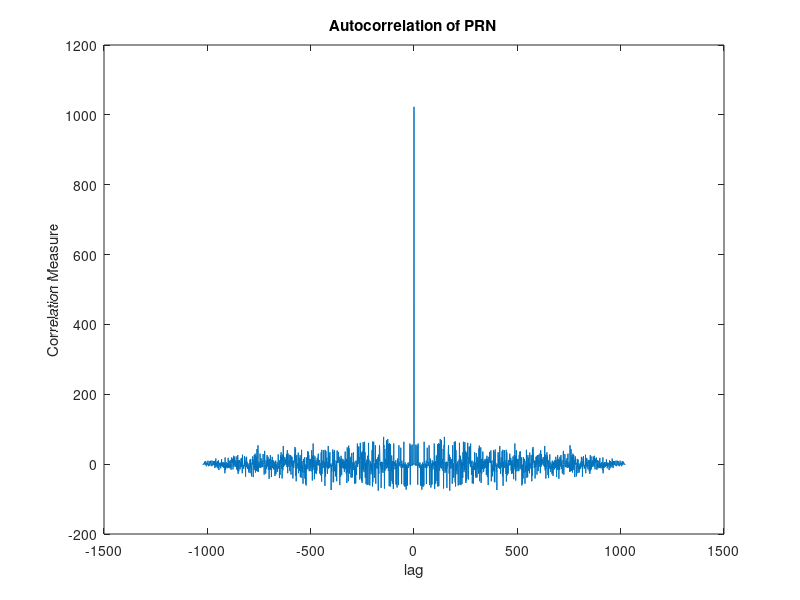

This figure's MATLAB source:
% Code to generate CA for SV ID 1 and checking correlation
Gi  = ones(1,10); % initialing g1 shift register 
Gii = ones(1,10); % initialing g1 shift register 
xGii=Gii;
L=1023;D=5; % L= Desired length of the PRN, D = Desired delay
for i=1:L
     newBitGi=xor(Gi(3),Gi(10));  % performing 3rd and 6th bit xor
     Gone(1,i)=Gi(1,10); % generating output G1
     Gi= [newBitGi Gi(1:9)]; % shifting g1 register right 
    
  
      xi=xor(Gii(2),Gii(3));% performing 2,3,6,8,9 and 10th bit xor
      xii=xor(xi,Gii(6));
      xiii=xor(xii,Gii(8));
      xiv=xor(xiii,Gii(9));
      newBitGii=xor(xiv, Gii(10));
      Gtwoi(1,i)=xor(Gii(2), Gii(6));% generating output G2i by performing  2nd and 6th bit xor for PRN 1
      Gtwo(1,i)=Gii(1,10); % genearting output G2
      Gii= [newBitGii Gii(1:9)];% shifting g2 register right 
end
Gone;
Gtwo;
Gtwoi;
xGi = bitxor(Gone, Gtwoi); % genearting output XGi
CA_c= (xGi==0)*(1) + (xGi==1)*(-1); %coversion of PRN to +-1 for correlation process
CA1= CA_c;
[cor_seq lags]=xcorr(CA1, CA1);
plot(lags,cor_seq);
xlabel('lag')
ylabel('Correlation Measure')
title('Autocorrelation of PRN')